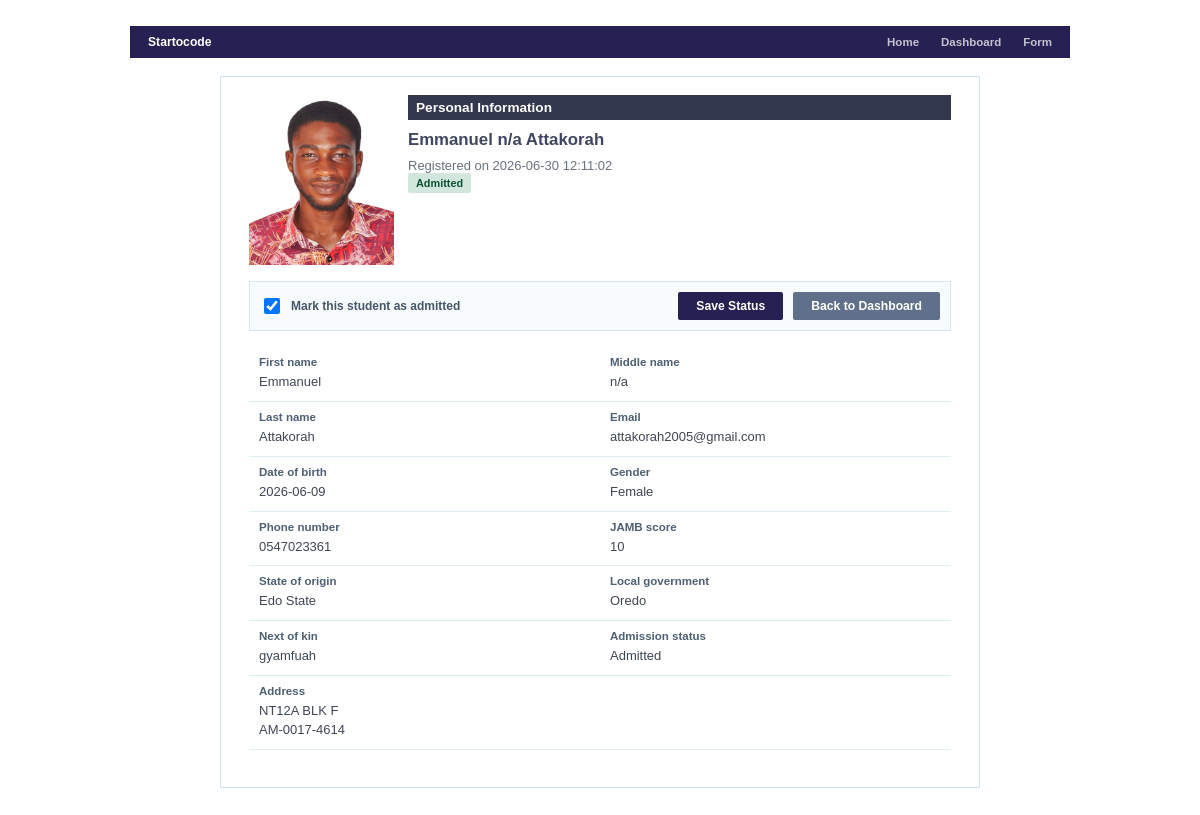
Screenshot of /view.php?id=3 with the database file from the repository.
### tables this page shows
CREATE TABLE students (
            id INTEGER PRIMARY KEY AUTOINCREMENT,
            profile_image TEXT NOT NULL,
            first_name TEXT NOT NULL,
            middle_name TEXT NOT NULL,
            last_name TEXT NOT NULL,
            email TEXT NOT NULL UNIQUE,
            dob TEXT NOT NULL,
            gender TEXT NOT NULL,
            phone TEXT NOT NULL,
            address TEXT NOT NULL,
            state_origin TEXT NOT NULL,
            local_government TEXT NOT NULL,
            next_of_kin TEXT NOT NULL,
            jamb_score INTEGER NOT NULL,
            admission_status TEXT NOT NULL DEFAULT "Undecided",
            created_at TEXT NOT NULL DEFAULT CURRENT_TIMESTAMP
        );

### view.php (the view, shortened to what this page needs)
<?php
require_once __DIR__ . '/data.php';
$student = find_student((int) ($_GET['id'] ?? 0));
page_header('Student Details');
?>
<main class="page-shell">
    <nav class="topbar compact">
        <a class="brand" href="index.php"><?php echo e(SITE_BRAND); ?></a>
        <div class="nav-links">
            <a href="index.php">Home</a>
            <a href="dashboard.php">Dashboard</a>
            <a href="register.php">Form</a>
        </div>
    </nav>
    <?php if (!$student): ?>
        <section class="details-card">
            <p class="eyebrow">Record not found</p>
            <h1>Student record unavailable</h1>
            <p class="muted">The selected student record does not exist.</p>
            <a class="btn primary" href="dashboard.php">Back to Dashboard</a>
        </section>
    <?php else: ?>
        <section class="profile-panel">
            <div class="profile-summary">
                <img class="profile-photo" src="<?php echo e($student['profile_image']); ?>" alt="<?php echo e(full_name($student)); ?>">
                <div>
                    <h2 class="info-title">Personal Information</h2>
                    <h1><?php echo e(full_name($student)); ?></h1>
                    <p class="muted">Registered on <?php echo e($student['created_at'] ?? ''); ?></p>
                    <span class="status <?php echo strtolower((string) ($student['admission_status'] ?? 'undecided')); ?>">
                        <?php echo e($student['admission_status'] ?? 'Undecided'); ?>
                    </span>
                </div>
            </div>
            <form class="status-form" action="update_status.php" method="post">
                <label class="check-row">
                    <input type="checkbox" name="admitted" value="1" <?php echo ($student['admission_status'] ?? '') === 'Admitted' ? 'checked' : ''; ?>>
                    Mark this student as admitted
                </label>
                <button class="btn primary" type="submit">Save Status</button>
                <a class="btn secondary" href="dashboard.php">Back to Dashboard</a>
            </form>
            <dl class="details-grid">
                <div><dt>First name</dt><dd><?php echo e($student['first_name'] ?? ''); ?></dd></div>
                <div><dt>Middle name</dt><dd><?php echo e($student['middle_name'] ?? ''); ?></dd></div>
                <div><dt>Last name</dt><dd><?php echo e($student['last_name'] ?? ''); ?></dd></div>
                <div><dt>Email</dt><dd><?php echo e($student['email'] ?? ''); ?></dd></div>
                <div><dt>Date of birth</dt><dd><?php echo e($student['dob'] ?? ''); ?></dd></div>
                <div><dt>Gender</dt><dd><?php echo e($student['gender'] ?? ''); ?></dd></div>
                <div><dt>Phone number</dt><dd><?php echo e($student['phone'] ?? ''); ?></dd></div>
                <div><dt>JAMB score</dt><dd><?php echo e((string) ($student['jamb_score'] ?? '')); ?></dd></div>
                <div><dt>State of origin</dt><dd><?php echo e($student['state_origin'] ?? ''); ?></dd></div>
                <div><dt>Local government</dt><dd><?php echo e($student['local_government'] ?? ''); ?></dd></div>
                <div><dt>Next of kin</dt><dd><?php echo e($student['next_of_kin'] ?? ''); ?></dd></div>
                <div><dt>Admission status</dt><dd><?php echo e($student['admission_status'] ?? 'Undecided'); ?></dd></div>
                <div class="wide"><dt>Address</dt><dd><?php echo nl2br(e($student['address'] ?? '')); ?></dd></div>
            </dl>
        </section>
    <?php endif; ?>
</main>
<?php page_footer(); ?>

### data.php (shortened to what this page needs)
<?php
function e(string $value): string
{
    return htmlspecialchars($value, ENT_QUOTES, 'UTF-8');
}
function db(): PDO
{
    static $pdo = null;
    if ($pdo instanceof PDO) {
        return $pdo;
    }
    $pdo = new PDO('sqlite:' . DB_FILE);
    $pdo->setAttribute(PDO::ATTR_ERRMODE, PDO::ERRMODE_EXCEPTION);
    $pdo->setAttribute(PDO::ATTR_DEFAULT_FETCH_MODE, PDO::FETCH_ASSOC);
    $pdo->exec(
        'CREATE TABLE IF NOT EXISTS students (
            id INTEGER PRIMARY KEY AUTOINCREMENT,
            profile_image TEXT NOT NULL,
            first_name TEXT NOT NULL,
            middle_name TEXT NOT NULL,
            last_name TEXT NOT NULL,
            email TEXT NOT NULL UNIQUE,
            dob TEXT NOT NULL,
            gender TEXT NOT NULL,
            phone TEXT NOT NULL,
            address TEXT NOT NULL,
            state_origin TEXT NOT NULL,
            local_government TEXT NOT NULL,
            next_of_kin TEXT NOT NULL,
            jamb_score INTEGER NOT NULL,
            admission_status TEXT NOT NULL DEFAULT "Undecided",
            created_at TEXT NOT NULL DEFAULT CURRENT_TIMESTAMP
        )'
    );
    return $pdo;
}
function find_student(int $id): ?array
{
    $statement = db()->prepare('SELECT * FROM students WHERE id = :id');
    $statement->execute(['id' => $id]);
    $student = $statement->fetch();
    return $student ?: null;
}
function full_name(array $student): string
{
    return trim(($student['first_name'] ?? '') . ' ' . ($student['middle_name'] ?? '') . ' ' . ($student['last_name'] ?? ''));
}
function page_header(string $title): void
{
    ?>
    <!DOCTYPE html>
    <html lang="en">
    <head>
        <link rel="stylesheet" href="style.css">
    </head>
    <body>
    <?php
}
function page_footer(): void
{
    ?>
    </body>
    </html>
    <?php
}

### style.css (style rules this page uses)
:root { --purple: #272053; --purple-bright: #7f2aa7; --panel: #dff3fb; --panel-dark: #34384f; --line: #bfd7e2; --ink: #2d3142; --muted: #6b7280; --white: #ffffff; --success: #e7f7ed; --success-text: #177245; --warning: #fff3e8; --warning-text: #9a4f13; }
* { box-sizing: border-box; }
html { min-height: 100%; }
body { min-height: 100vh; margin: 0; color: var(--ink); font-family: Arial, Helvetica, sans-serif; font-size: 13px; background: #fff; }
img, video, svg { max-width: 100%; height: auto; }
a { color: inherit; text-decoration: none; }
.topbar { display: flex; align-items: center; justify-content: space-between; max-width: 980px; width: min(100%, 980px); height: 32px; margin: 52px auto 0; padding: 0 18px; color: #fff; background: var(--purple); }
.topbar.compact { margin-top: 26px; }
.brand { font-size: 0.76rem; font-weight: 800; }
.nav-links { display: flex; gap: 22px; color: rgba(255, 255, 255, 0.72); font-size: 0.72rem; font-weight: 700; }
.page-shell { max-width: 980px; width: min(100%, 980px); margin: 0 auto; padding: 0 20px 42px; }
.form-layout, .profile-panel, .details-card { max-width: 760px; width: min(100%, 760px); margin: 18px auto 46px; padding: 0 0 18px; border: 1px solid #c9e6f0; background: var(--panel); }
.form-section-title, .info-title { grid-column: 1 / -1; margin: 0; padding: 5px 8px; color: #fff; background: var(--panel-dark); font-size: 0.85rem; font-weight: 800; }
label { display: grid; gap: 4px; color: #475569; font-size: 0.75rem; font-weight: 800; }
input, select, textarea { width: 100%; min-height: 28px; padding: 5px 8px; border: 1px solid #cfe1e8; border-radius: 2px; color: var(--ink); font: inherit; background: #fff; }
.btn, .link-btn { display: inline-flex; align-items: center; justify-content: center; min-height: 28px; padding: 0 18px; border: 0; border-radius: 2px; color: #fff; background: var(--purple); font-size: 0.76rem; font-weight: 800; cursor: pointer; }
.btn.secondary { background: #60708b; }
.muted { margin: 4px 0 0; color: var(--muted); }
.status { display: inline-flex; align-items: center; min-height: 20px; padding: 0 8px; border-radius: 2px; font-size: 0.68rem; font-weight: 800; }
.status.admitted { color: #0f5132; background: #d1e7dd; }
.profile-panel { max-width: 900px; padding: 0; background: #fff; }
.profile-summary { display: grid; grid-template-columns: 145px 1fr; gap: 14px; align-items: start; padding: 18px 28px 8px; }
.profile-photo { width: 145px; height: 170px; border: 0; border-radius: 0; object-fit: cover; background: #d28b4a; }
.profile-summary h1 { margin: 10px 0 8px; color: #40465f; font-size: 1.05rem; }
.status-form { display: flex; align-items: center; gap: 10px; flex-wrap: wrap; margin: 8px 28px 16px; padding: 10px; border: 1px solid #d7e4eb; background: #f7fbfd; }
.check-row { display: inline-flex; grid-template-columns: none; align-items: center; gap: 8px; margin-right: auto; }
.check-row input { width: 16px; min-height: 16px; }
.details-grid { display: grid; grid-template-columns: repeat(2, minmax(0, 1fr)); gap: 0; padding: 0 28px 24px; }
.details-grid div { padding: 9px 10px; border-bottom: 1px solid #e0eef4; background: #fff; }
.details-grid .wide { grid-column: 1 / -1; }
dt { color: #4f6075; font-size: 0.72rem; font-weight: 800; }
dd { margin: 5px 0 0; color: #3f4656; line-height: 1.45; }

### rows the page displays
students: profile_image (picture), full_name($student) "Emmanuel n/a Attakorah", created_at "2026-06-30 12:11:02", admission_status "Admitted", admission_status "☑", first_name "Emmanuel", middle_name "n/a", last_name "Attakorah", email "attakorah2005@gmail.com", dob "2026-06-09", gender "Female", phone "0547023361", jamb_score "10", state_origin "Edo State", local_government "Oredo", next_of_kin "gyamfuah", address "NT12A BLK F AM-0017-4614"

### other values shown
SITE_BRAND "Startocode"
